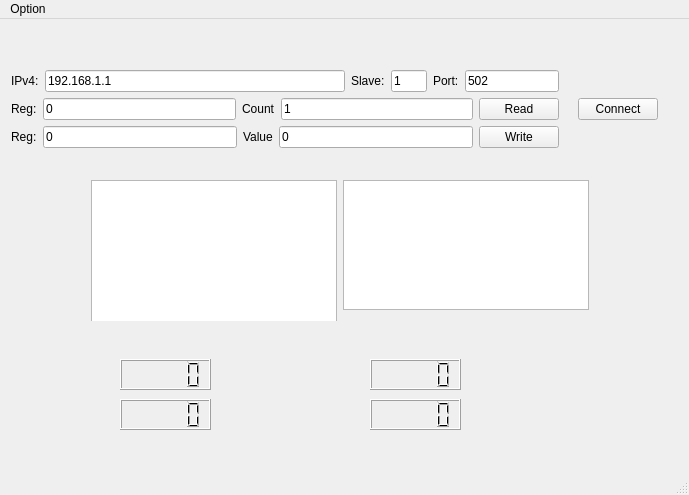
<?xml version="1.0" encoding="UTF-8"?>
<ui version="4.0">
 <class>MainWindow</class>
 <widget class="QMainWindow" name="MainWindow">
  <property name="geometry">
   <rect>
    <x>0</x>
    <y>0</y>
    <width>689</width>
    <height>495</height>
   </rect>
  </property>
  <property name="maximumSize">
   <size>
    <width>700</width>
    <height>1000</height>
   </size>
  </property>
  <property name="windowTitle">
   <string>Test_TCP</string>
  </property>
  <property name="unifiedTitleAndToolBarOnMac">
   <bool>false</bool>
  </property>
  <widget class="QWidget" name="centralWidget">
   <widget class="QWidget" name="layoutWidget">
    <property name="geometry">
     <rect>
      <x>0</x>
      <y>40</y>
      <width>669</width>
      <height>100</height>
     </rect>
    </property>
    <layout class="QHBoxLayout" name="horizontalLayout_5">
     <item>
      <layout class="QVBoxLayout" name="verticalLayout_3">
       <item>
        <layout class="QVBoxLayout" name="verticalLayout">
         <item>
          <layout class="QHBoxLayout" name="horizontalLayout">
           <item>
            <widget class="QLabel" name="IP_label">
             <property name="text">
              <string>IPv4:</string>
             </property>
             <property name="buddy">
              <cstring>IPv4_line_edit</cstring>
             </property>
            </widget>
           </item>
           <item>
            <widget class="QLineEdit" name="IPv4_line_edit">
             <property name="minimumSize">
              <size>
               <width>300</width>
               <height>0</height>
              </size>
             </property>
             <property name="whatsThis">
              <string/>
             </property>
             <property name="text">
              <string>192.168.1.1</string>
             </property>
             <property name="maxLength">
              <number>20</number>
             </property>
            </widget>
           </item>
           <item>
            <widget class="QLabel" name="slave_label">
             <property name="text">
              <string>Slave:</string>
             </property>
            </widget>
           </item>
           <item>
            <widget class="QLineEdit" name="slave_line_edit">
             <property name="maximumSize">
              <size>
               <width>50</width>
               <height>16777215</height>
              </size>
             </property>
             <property name="text">
              <string>1</string>
             </property>
             <property name="maxLength">
              <number>10</number>
             </property>
            </widget>
           </item>
           <item>
            <widget class="QLabel" name="port_label">
             <property name="text">
              <string>Port:</string>
             </property>
            </widget>
           </item>
           <item>
            <widget class="QLineEdit" name="port_line_edit">
             <property name="text">
              <string>502</string>
             </property>
             <property name="maxLength">
              <number>8</number>
             </property>
            </widget>
           </item>
          </layout>
         </item>
        </layout>
       </item>
       <item>
        <layout class="QVBoxLayout" name="verticalLayout_2">
         <item>
          <layout class="QHBoxLayout" name="horizontalLayout_3">
           <item>
            <widget class="QLabel" name="rd_reg_label">
             <property name="text">
              <string>Reg:</string>
             </property>
            </widget>
           </item>
           <item>
            <widget class="QLineEdit" name="rd_reg_line_edit">
             <property name="enabled">
              <bool>true</bool>
             </property>
             <property name="text">
              <string>0</string>
             </property>
            </widget>
           </item>
           <item>
            <widget class="QLabel" name="rd_count_label">
             <property name="text">
              <string>Count</string>
             </property>
            </widget>
           </item>
           <item>
            <widget class="QLineEdit" name="rd_count_line_edit">
             <property name="text">
              <string>1</string>
             </property>
            </widget>
           </item>
           <item>
            <widget class="QPushButton" name="rd_button">
             <property name="text">
              <string>Read</string>
             </property>
            </widget>
           </item>
          </layout>
         </item>
         <item>
          <layout class="QHBoxLayout" name="horizontalLayout_4">
           <item>
            <widget class="QLabel" name="wr_reg_label">
             <property name="text">
              <string>Reg:</string>
             </property>
            </widget>
           </item>
           <item>
            <widget class="QLineEdit" name="wr_reg_line_edit">
             <property name="text">
              <string>0</string>
             </property>
            </widget>
           </item>
           <item>
            <widget class="QLabel" name="wr_val_label">
             <property name="text">
              <string>Value</string>
             </property>
            </widget>
           </item>
           <item>
            <widget class="QLineEdit" name="wr_val_line_edit">
             <property name="text">
              <string>0</string>
             </property>
            </widget>
           </item>
           <item>
            <widget class="QPushButton" name="wr_button">
             <property name="text">
              <string>Write</string>
             </property>
            </widget>
           </item>
          </layout>
         </item>
        </layout>
       </item>
      </layout>
     </item>
     <item>
      <spacer name="horizontalSpacer">
       <property name="orientation">
        <enum>Qt::Horizontal</enum>
       </property>
       <property name="sizeHint" stdset="0">
        <size>
         <width>40</width>
         <height>20</height>
        </size>
       </property>
      </spacer>
     </item>
     <item>
      <widget class="QPushButton" name="connect_button">
       <property name="text">
        <string>Connect</string>
       </property>
      </widget>
     </item>
    </layout>
   </widget>
   <widget class="QLCDNumber" name="lcdNumber">
    <property name="geometry">
     <rect>
      <x>120</x>
      <y>340</y>
      <width>91</width>
      <height>31</height>
     </rect>
    </property>
    <property name="autoFillBackground">
     <bool>true</bool>
    </property>
   </widget>
   <widget class="QLCDNumber" name="lcdNumber_2">
    <property name="geometry">
     <rect>
      <x>370</x>
      <y>340</y>
      <width>91</width>
      <height>31</height>
     </rect>
    </property>
    <property name="autoFillBackground">
     <bool>true</bool>
    </property>
   </widget>
   <widget class="QLCDNumber" name="lcdNumber_3">
    <property name="geometry">
     <rect>
      <x>120</x>
      <y>380</y>
      <width>91</width>
      <height>31</height>
     </rect>
    </property>
    <property name="autoFillBackground">
     <bool>true</bool>
    </property>
   </widget>
   <widget class="QLCDNumber" name="lcdNumber_4">
    <property name="geometry">
     <rect>
      <x>370</x>
      <y>380</y>
      <width>91</width>
      <height>31</height>
     </rect>
    </property>
    <property name="autoFillBackground">
     <bool>true</bool>
    </property>
   </widget>
   <widget class="QWidget" name="layoutWidget">
    <property name="geometry">
     <rect>
      <x>80</x>
      <y>150</y>
      <width>520</width>
      <height>152</height>
     </rect>
    </property>
    <layout class="QHBoxLayout" name="horizontalLayout_2">
     <item>
      <widget class="QPlainTextEdit" name="log_plain_text_edit">
       <property name="minimumSize">
        <size>
         <width>0</width>
         <height>150</height>
        </size>
       </property>
      </widget>
     </item>
     <item>
      <widget class="QTextEdit" name="textEdit"/>
     </item>
    </layout>
   </widget>
  </widget>
  <widget class="QStatusBar" name="statusBar"/>
  <widget class="QMenuBar" name="menuBar">
   <property name="geometry">
    <rect>
     <x>0</x>
     <y>0</y>
     <width>689</width>
     <height>20</height>
    </rect>
   </property>
   <widget class="QMenu" name="menus">
    <property name="title">
     <string>Option</string>
    </property>
    <widget class="QMenu" name="menuCommunication">
     <property name="geometry">
      <rect>
       <x>2405</x>
       <y>99</y>
       <width>136</width>
       <height>92</height>
      </rect>
     </property>
     <property name="title">
      <string>Communication</string>
     </property>
     <widget class="QMenu" name="menuDevice_2">
      <property name="title">
       <string>Device 2</string>
      </property>
      <addaction name="actionMODBUS_TCP"/>
     </widget>
     <addaction name="actionDevice1"/>
     <addaction name="menuDevice_2"/>
    </widget>
    <addaction name="menuCommunication"/>
   </widget>
   <addaction name="menus"/>
  </widget>
  <action name="actionDevice1">
   <property name="text">
    <string>Device 1</string>
   </property>
  </action>
  <action name="actionMODBUS_TCP">
   <property name="text">
    <string>MODBUS TCP</string>
   </property>
  </action>
 </widget>
 <layoutdefault spacing="6" margin="11"/>
 <resources/>
 <connections/>
</ui>
